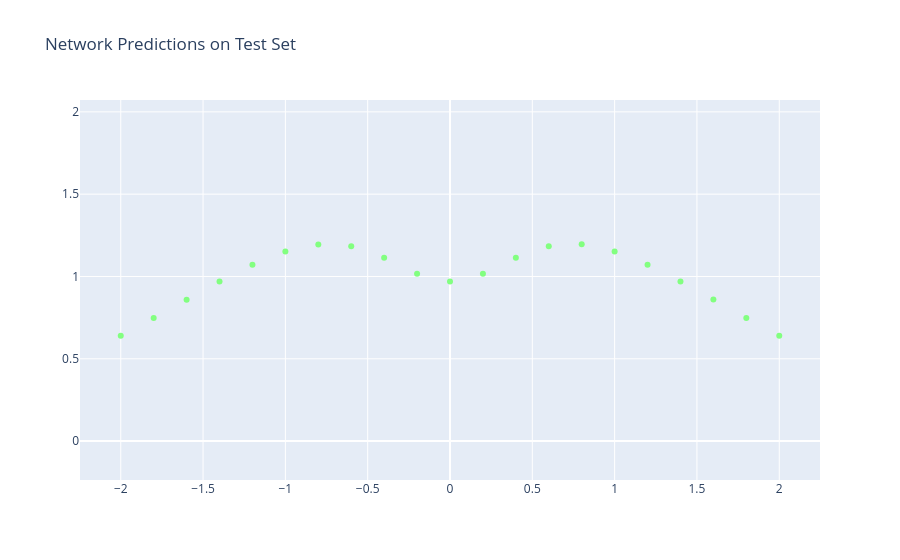

Source (notebook cell):
### Code cell
# --- Evaluate on the test set ---
test_loss, test_output = evaluate_network(dpn, X_test, w_test)
print(f"Test Loss: {test_loss:.4f}")

X_test_np = X_test.cpu().detach().numpy()
test_output_np = test_output.cpu().detach().numpy()
colors = test_output_np.T[0]
plot_data((X_test_np[:, 0], colors), title="Network Predictions on Test Set")

### Figure 1 — Plotly figure (JSON) as saved in the notebook; plotly's stock layout.template omitted (floating-point values rounded to 4 significant figures)
{"data": [{"hoverinfo": "text", "marker": {"color": [0, 0, 0, 0, 0, 0, 0, 0, 0, 0, 0, 0, 0, 0, 0, 0, 0, 0, 0, 0, 0], "colorscale": [[0, "rgb(0,0,131)"], [0.2, "rgb(0,60,170)"], [0.4, "rgb(5,255,255)"], [0.6, "rgb(255,255,0)"], [0.8, "rgb(250,0,0)"], [1, "rgb(128,0,0)"]], "opacity": 1, "size": 6}, "mode": "markers", "text": ["Color: 0.000", "Color: 0.000", "Color: 0.000", "Color: 0.000", "Color: 0.000", "Color: 0.000", "Color: 0.000", "Color: 0.000", "Color: 0.000", "Color: 0.000", "Color: 0.000", "Color: 0.000", "Color: 0.000", "Color: 0.000", "Color: 0.000", "Color: 0.000", "Color: 0.000", "Color: 0.000", "Color: 0.000", "Color: 0.000", "Color: 0.000"], "type": "scatter", "x": [-2.0, -1.8, -1.6, -1.4, -1.2, -1.0, -0.8, -0.6, -0.4, -0.2, 0.0, 0.2, 0.4, 0.6, 0.8, 1.0, 1.2, 1.4, 1.6, 1.8, 2.0], "y": [0.6405, 0.7479, 0.8594, 0.97, 1.072, 1.152, 1.195, 1.184, 1.114, 1.017, 0.9693, 1.017, 1.114, 1.184, 1.195, 1.152, 1.072, 0.9703, 0.8597, 0.7482, 0.6407]}], "layout": {"title": {"text": "Network Predictions on Test Set"}, "xaxis": {"scaleanchor": "y"}, "yaxis": {"scaleanchor": "x"}}}
